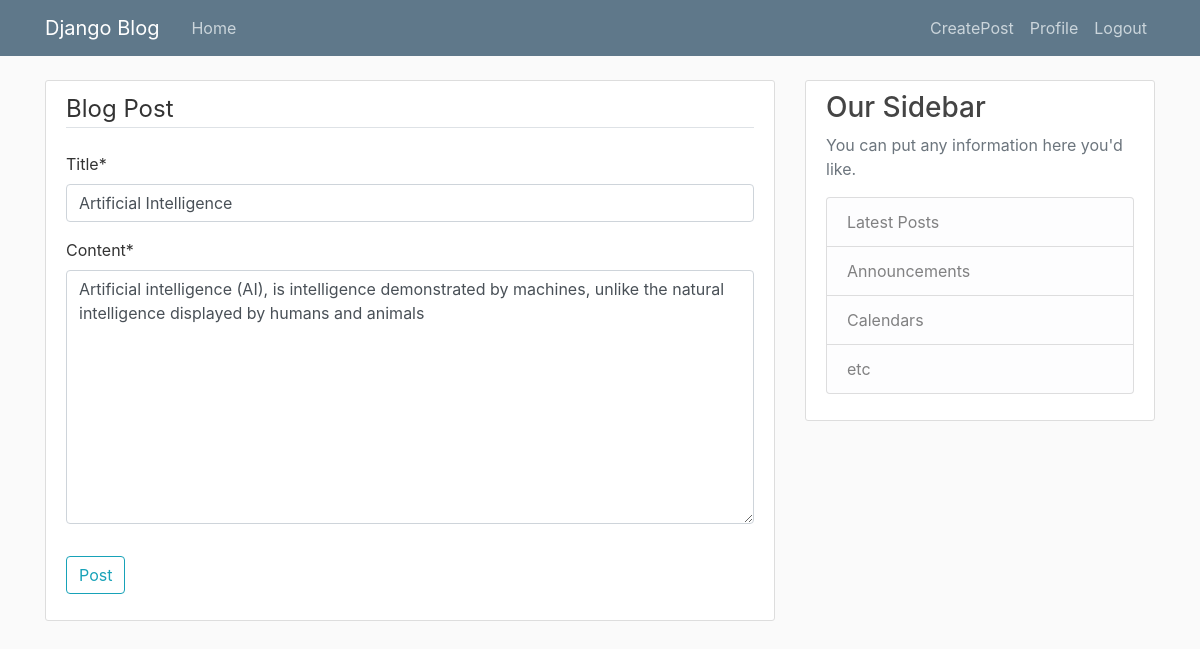
The page /post-update/7/ (signed in) on the database its author committed.
### blog/models.py (models this page shows, shortened)
class Post(models.Model):
    title=models.CharField(max_length=100)
    content=models.TextField()
    author=models.ForeignKey(User,on_delete=models.CASCADE)
    date=models.DateTimeField(default=timezone.now)

### blog/views.py (the view, shortened to what this page needs)
# urls.py: path('post-update/<int:pk>/',PostUpdateView.as_view(),name="post-update"),
class PostUpdateView(LoginRequiredMixin, UserPassesTestMixin, UpdateView):
    model = Post
    fields = ['title', 'content', ]
    template_name = 'post_create.html'
    def test_func(self):
        post = self.get_object()
        if self.request.user == post.author:
            return True
        else:
            return False

### blog/templates/post_create.html (shortened to what this page needs)
{% extends "base.html" %}
{% load crispy_forms_tags %}
{% block content %}
    <div class="content-section">
        <form method="POST">
            <fieldset class="form-group">
                <legend class="border-bottom mb-4">Blog Post</legend>
                {{ form|crispy }}
            </fieldset>
            <div class="form-group">
                <button class="btn btn-outline-info" type="submit">Post</button>
            </div>
        </form>
    </div>
{% endblock content %}

### blog/static/main.css (style rules this page uses)
body { background: #fafafa; color: #333333; margin-top: 5rem; }
.content-section { background: #ffffff; padding: 10px 20px; border: 1px solid #dddddd; border-radius: 3px; margin-bottom: 20px; }

### rows shown on the page
Post: title "Artificial Intelligence", content "Artificial intelligence (AI), is intelligence demonstrated by machines, unlike the natural intelligence displayed by humans and animals"
